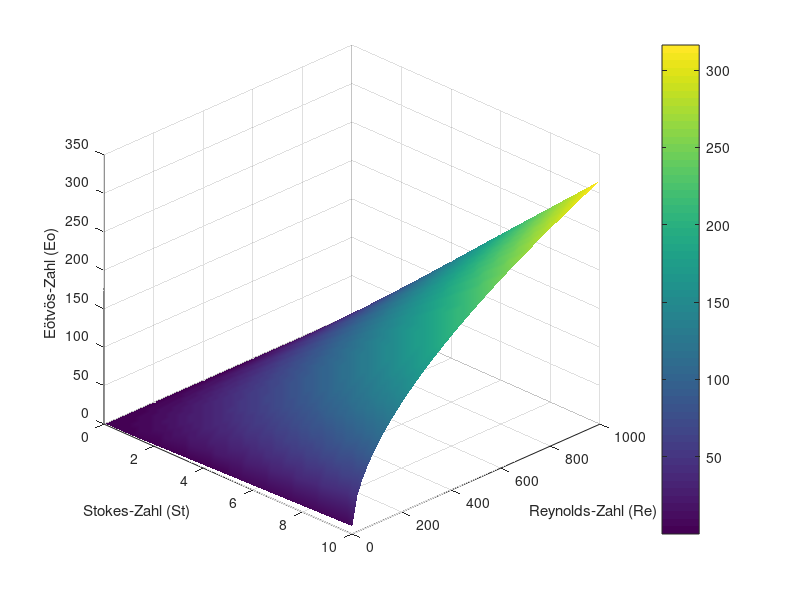

MATLAB code to generate this figure:
clc
clear
close all

%% Wertebereiche festlegen
St = linspace(0.01, 10, 50);     % Stokes-Zahl
Re = linspace(1, 1000, 50);      % Reynolds-Zahl

%% Gitter erzeugen
[St_grid, Re_grid] = meshgrid(St, Re);

%% Zusammenhang definieren (Beispielmodell!)
% HIER ggf. deine echte physikalische Gleichung einsetzen
Eo = St_grid .* sqrt(Re_grid);

%% 3D-Plot
figure
surf(St_grid, Re_grid, Eo)

xlabel('Stokes-Zahl (St)')
ylabel('Reynolds-Zahl (Re)')
zlabel('Eötvös-Zahl (Eo)')

colorbar
shading interp
grid on
view(45,30)
